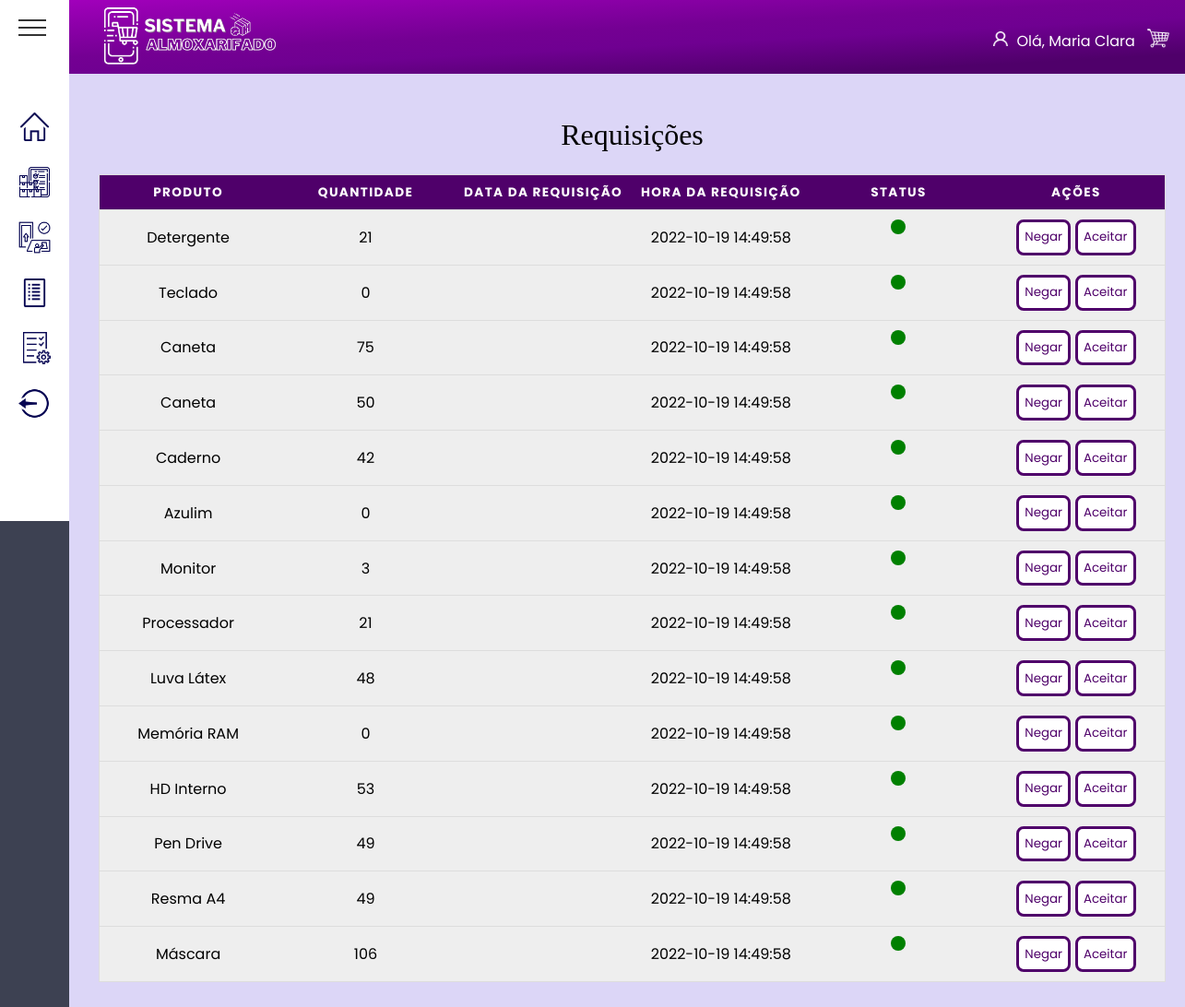
The app's page /View/Pages/Admin/requisicoes.php (signed in) with its own data.
### tables this page shows
create table produtoteste(
  nome_prod varchar (50),
  quantDisp integer,  
  id_categoria integer not null,
  id_disponibilidade integer not null,
  datacaworptura date,
  hora_cadastro TIMESTAMP DEFAULT CURRENT_TIMESTAMP,
  id_marca integer not null,  
  modeloProduto varchar(50),  
  precoProduto double,
  
  id_prod integer auto_increment primary key,
  
  foreign key (id_categoria) references categorias (id_categoria),
  foreign key (id_disponibilidade) references disponibilidade (id_disponibilidade)
);

### View/Pages/Admin/requisicoes.php (the view, shortened to what this page needs)
<?php
include_once dirname(__DIR__, 3) . '/banco.php';
?>
<!DOCTYPE html>
<html lang="pt-BR">
<head>
    <link rel="stylesheet" href="/final_php/assets/requisicoes.css">
    <link rel="stylesheet" href="/final_php/assets/template.css">
    <link rel="stylesheet" href="/final_php/assets/global.css">
</head>
<body>
    <?php include dirname(__DIR__, 3) . "/template/header.php"; ?>
    <?php include dirname(__DIR__, 3) . "/template/aside.php"; ?>
    <main class="main">
        <div class="container">
            <table>
                <caption>
                    Requisições
                </caption>
                <thead>
                    <tr>
                        <th scope="col">Produto</th>
                        <th scope="col">Quantidade</th>
                        <th scope="col">Data da requisição</th>
                        <th scope="col">Hora da requisição</th>
                        <th scope="col">Status</th>
                        <th scope="col">Ações</th>
                    </tr>
                </thead>
                <tbody>
                    <?php
                    $sql_consulta = mysqli_query($conn, "SELECT * FROM produtoteste");
                    while ($linhas = mysqli_fetch_array($sql_consulta)) { ?>
                        <tr class="tr">
                            <td data-label="Produto"><?= $linhas[0] ?></td>
                            <td data-label="Quantidade"><?= $linhas[1] ?></td>
                            <td data-label="Data"><?= $linhas[4] ?></td>
                            <td data-label="Hora"><?= $linhas[5] ?></td>
                            <td data-label="Status" class="status">
                                <div class="radius" id="statusGreen"></div>
                            </td>
                            <td data-label="Ações">
                                <button class="btnRequi">Negar</button>
                                <button class="btnRequi">Aceitar</button>
                            </td>
                       </tr>
                    <?php } ?>
                </tbody>
            </table>
        </div>
    </main>
</body>
</html>

### assets/requisicoes.css (style rules this page uses)
.container { padding: 2rem; }
table { flex-direction: column; border: 1px solid black; border-collapse: collapse; margin: 0; padding: 0; width: 100%; table-layout: fixed; }
table caption { font-size: 2em; font-family: ui-monospace; margin: 0.5em 0 0.75em; }
table tr { background-color: #eee; border: 1px solid #ddd; padding: 0.35em; }
table th, table td { padding: 0.625em; text-align: center; }
table th { font-size: 0.85em; letter-spacing: 0.1em; text-transform: uppercase; background-color: rgb(79, 0, 106); color: #fff; }
table tbody { width: 100%; }
.status { display: flex; justify-content: center; align-items: center; }
.radius { border-radius: 50%; width: 1rem; height: 1rem; flex-shrink: 0; }
#statusGreen { background-color: green; }

### assets/template.css (style rules this page uses)
body { overflow: hidden; display: grid; grid-template-columns: 1fr 25fr; grid-template-rows: 80px 1fr 80px; grid-template-areas: "aside header" "aside main" "aside footer"; height: 100vh; background: #DCD6F7; }
.main { grid-area: main; overflow-y: scroll; padding: 0 4rem 0 0; }

### assets/global.css (style rules this page uses)
* { margin: 0; padding: 0; box-sizing: border-box; font-family: "Josefin Sans", sans-serif; }
*, button, input { border: 0; background-color: none; font-size: -apple-system, system-ui, BlinkMacSystemFont, "Segoe UI", Roboto, "Helvetica Neue", Ubuntu, Arial, sans-serif; }

### template/aside.php (style rules this page uses)
* { margin: 0; padding: 0; box-sizing: border-box; font-family: 'Poppins', sans-serif; }

### View/Pages/Admin/requisicoes.php (style rules this page uses)
.btnRequi { background: #fff; color: rgb(79, 0, 106); padding: 0.4rem; border: 0.2rem solid rgb(79, 0, 106); border-radius: 0.5rem; transition: 0.5s; }

### records on screen
produtoteste: nome_prod "Detergente", quantDisp "21", hora_cadastro "2022-10-19 14:49:58"
produtoteste: nome_prod "Teclado", quantDisp "0", hora_cadastro "2022-10-19 14:49:58"
produtoteste: nome_prod "Caneta", quantDisp "75", hora_cadastro "2022-10-19 14:49:58"
produtoteste: nome_prod "Caneta", quantDisp "50", hora_cadastro "2022-10-19 14:49:58"
produtoteste: nome_prod "Caderno", quantDisp "42", hora_cadastro "2022-10-19 14:49:58"
produtoteste: nome_prod "Azulim", quantDisp "0", hora_cadastro "2022-10-19 14:49:58"
produtoteste: nome_prod "Monitor", quantDisp "3", hora_cadastro "2022-10-19 14:49:58"
produtoteste: nome_prod "Processador", quantDisp "21", hora_cadastro "2022-10-19 14:49:58"
produtoteste: nome_prod "Luva Látex", quantDisp "48", hora_cadastro "2022-10-19 14:49:58"
produtoteste: nome_prod "Memória RAM", quantDisp "0", hora_cadastro "2022-10-19 14:49:58"
produtoteste: nome_prod "HD Interno", quantDisp "53", hora_cadastro "2022-10-19 14:49:58"
produtoteste: nome_prod "Pen Drive", quantDisp "49", hora_cadastro "2022-10-19 14:49:58"
produtoteste: nome_prod "Resma A4", quantDisp "49", hora_cadastro "2022-10-19 14:49:58"
produtoteste: nome_prod "Máscara", quantDisp "106", hora_cadastro "2022-10-19 14:49:58"

### other values on screen
$_SESSION['username'] "Maria Clara"
